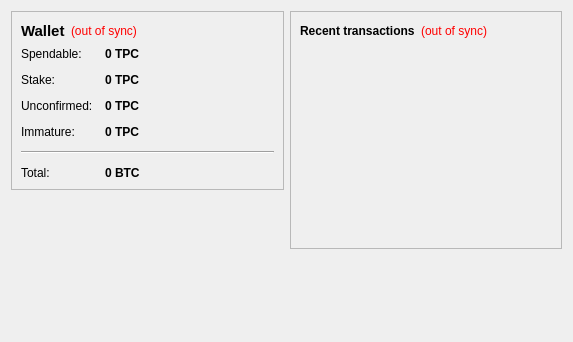
<?xml version="1.0" encoding="UTF-8"?>
<ui version="4.0">
 <class>OverviewPage</class>
 <widget class="QWidget" name="OverviewPage">
  <property name="geometry">
   <rect>
    <x>0</x>
    <y>0</y>
    <width>573</width>
    <height>342</height>
   </rect>
  </property>
  <property name="windowTitle">
   <string>Form</string>
  </property>
  <layout class="QHBoxLayout" name="horizontalLayout" stretch="1,1">
   <item>
    <layout class="QVBoxLayout" name="verticalLayout_2">
     <item>
      <widget class="QFrame" name="frame">
       <property name="frameShape">
        <enum>QFrame::StyledPanel</enum>
       </property>
       <property name="frameShadow">
        <enum>QFrame::Raised</enum>
       </property>
       <layout class="QVBoxLayout" name="verticalLayout_4">
        <item>
         <layout class="QHBoxLayout" name="horizontalLayout_4">
          <item>
           <widget class="QLabel" name="label_5">
            <property name="font">
             <font>
              <pointsize>11</pointsize>
              <weight>75</weight>
              <bold>true</bold>
             </font>
            </property>
            <property name="text">
             <string>Wallet</string>
            </property>
           </widget>
          </item>
          <item>
           <widget class="QLabel" name="labelWalletStatus">
            <property name="toolTip">
             <string>The displayed information may be out of date. Your wallet automatically synchronizes with the TPCash network after a connection is established, but this process has not completed yet.</string>
            </property>
            <property name="styleSheet">
             <string notr="true">QLabel { color: red; }</string>
            </property>
            <property name="text">
             <string notr="true">(out of sync)</string>
            </property>
            <property name="alignment">
             <set>Qt::AlignLeading|Qt::AlignLeft|Qt::AlignVCenter</set>
            </property>
           </widget>
          </item>
          <item>
           <spacer name="horizontalSpacer_2">
            <property name="orientation">
             <enum>Qt::Horizontal</enum>
            </property>
            <property name="sizeHint" stdset="0">
             <size>
              <width>40</width>
              <height>20</height>
             </size>
            </property>
           </spacer>
          </item>
         </layout>
        </item>
        <item>
         <layout class="QFormLayout" name="formLayout_2">
          <property name="fieldGrowthPolicy">
           <enum>QFormLayout::AllNonFixedFieldsGrow</enum>
          </property>
          <property name="horizontalSpacing">
           <number>12</number>
          </property>
          <property name="verticalSpacing">
           <number>12</number>
          </property>
          <item row="0" column="0">
           <widget class="QLabel" name="label">
            <property name="text">
             <string>Spendable:</string>
            </property>
           </widget>
          </item>
          <item row="0" column="1">
           <widget class="QLabel" name="labelBalance">
            <property name="font">
             <font>
              <weight>75</weight>
              <bold>true</bold>
             </font>
            </property>
            <property name="cursor">
             <cursorShape>IBeamCursor</cursorShape>
            </property>
            <property name="toolTip">
             <string>Your current spendable balance</string>
            </property>
            <property name="text">
             <string notr="true">0 TPC</string>
            </property>
            <property name="textInteractionFlags">
             <set>Qt::LinksAccessibleByMouse|Qt::TextSelectableByKeyboard|Qt::TextSelectableByMouse</set>
            </property>
           </widget>
          </item>
          <item row="1" column="0">
           <widget class="QLabel" name="label_6">
            <property name="text">
             <string>Stake:</string>
            </property>
           </widget>
          </item>
          <item row="1" column="1">
           <widget class="QLabel" name="labelStake">
            <property name="font">
             <font>
              <weight>75</weight>
              <bold>true</bold>
             </font>
            </property>
            <property name="cursor">
             <cursorShape>IBeamCursor</cursorShape>
            </property>
            <property name="toolTip">
             <string>Total of coins that was staked, and do not yet count toward the current balance</string>
            </property>
            <property name="text">
             <string notr="true">0 TPC</string>
            </property>
            <property name="textInteractionFlags">
             <set>Qt::LinksAccessibleByMouse|Qt::TextSelectableByKeyboard|Qt::TextSelectableByMouse</set>
            </property>
           </widget>
          </item>
          <item row="2" column="0">
           <widget class="QLabel" name="label_3">
            <property name="text">
             <string>Unconfirmed:</string>
            </property>
           </widget>
          </item>
          <item row="2" column="1">
           <widget class="QLabel" name="labelUnconfirmed">
            <property name="font">
             <font>
              <weight>75</weight>
              <bold>true</bold>
             </font>
            </property>
            <property name="cursor">
             <cursorShape>IBeamCursor</cursorShape>
            </property>
            <property name="toolTip">
             <string>Total of transactions that have yet to be confirmed, and do not yet count toward the current balance</string>
            </property>
            <property name="text">
             <string notr="true">0 TPC</string>
            </property>
            <property name="textInteractionFlags">
             <set>Qt::LinksAccessibleByMouse|Qt::TextSelectableByKeyboard|Qt::TextSelectableByMouse</set>
            </property>
           </widget>
          </item>
          <item row="3" column="0">
           <widget class="QLabel" name="labelImmatureText">
            <property name="text">
             <string>Immature:</string>
            </property>
           </widget>
          </item>
          <item row="3" column="1">
           <widget class="QLabel" name="labelImmature">
            <property name="font">
             <font>
              <weight>75</weight>
              <bold>true</bold>
             </font>
            </property>
            <property name="toolTip">
             <string>Mined balance that has not yet matured</string>
            </property>
            <property name="text">
             <string notr="true">0 TPC</string>
            </property>
            <property name="textInteractionFlags">
             <set>Qt::LinksAccessibleByMouse|Qt::TextSelectableByKeyboard|Qt::TextSelectableByMouse</set>
            </property>
           </widget>
          </item>
          <item row="4" column="0" colspan="2">
           <widget class="Line" name="line">
            <property name="orientation">
             <enum>Qt::Horizontal</enum>
            </property>
           </widget>
          </item>
          <item row="5" column="0">
           <widget class="QLabel" name="labelTotalText">
            <property name="text">
             <string>Total:</string>
            </property>
           </widget>
          </item>
          <item row="5" column="1">
           <widget class="QLabel" name="labelTotal">
            <property name="font">
             <font>
              <weight>75</weight>
              <bold>true</bold>
             </font>
            </property>
            <property name="cursor">
             <cursorShape>IBeamCursor</cursorShape>
            </property>
            <property name="toolTip">
             <string>Your current total balance</string>
            </property>
            <property name="text">
             <string notr="true">0 BTC</string>
            </property>
            <property name="textInteractionFlags">
             <set>Qt::LinksAccessibleByMouse|Qt::TextSelectableByKeyboard|Qt::TextSelectableByMouse</set>
            </property>
           </widget>
          </item>
         </layout>
        </item>
       </layout>
      </widget>
     </item>
     <item>
      <spacer name="verticalSpacer">
       <property name="orientation">
        <enum>Qt::Vertical</enum>
       </property>
       <property name="sizeHint" stdset="0">
        <size>
         <width>20</width>
         <height>40</height>
        </size>
       </property>
      </spacer>
     </item>
    </layout>
   </item>
   <item>
    <layout class="QVBoxLayout" name="verticalLayout_3">
     <item>
      <widget class="QFrame" name="frame_2">
       <property name="frameShape">
        <enum>QFrame::StyledPanel</enum>
       </property>
       <property name="frameShadow">
        <enum>QFrame::Raised</enum>
       </property>
       <layout class="QVBoxLayout" name="verticalLayout">
        <item>
         <layout class="QHBoxLayout" name="horizontalLayout_2">
          <item>
           <widget class="QLabel" name="label_4">
            <property name="text">
             <string>&lt;b&gt;Recent transactions&lt;/b&gt;</string>
            </property>
           </widget>
          </item>
          <item>
           <widget class="QLabel" name="labelTransactionsStatus">
            <property name="toolTip">
             <string>The displayed information may be out of date. Your wallet automatically synchronizes with the TPCash network after a connection is established, but this process has not completed yet.</string>
            </property>
            <property name="styleSheet">
             <string notr="true">QLabel { color: red; }</string>
            </property>
            <property name="text">
             <string notr="true">(out of sync)</string>
            </property>
            <property name="alignment">
             <set>Qt::AlignRight|Qt::AlignTrailing|Qt::AlignVCenter</set>
            </property>
           </widget>
          </item>
          <item>
           <spacer name="horizontalSpacer">
            <property name="orientation">
             <enum>Qt::Horizontal</enum>
            </property>
            <property name="sizeHint" stdset="0">
             <size>
              <width>40</width>
              <height>20</height>
             </size>
            </property>
           </spacer>
          </item>
         </layout>
        </item>
        <item>
         <widget class="QListView" name="listTransactions">
          <property name="styleSheet">
           <string notr="true">QListView { background: transparent; }</string>
          </property>
          <property name="frameShape">
           <enum>QFrame::NoFrame</enum>
          </property>
          <property name="verticalScrollBarPolicy">
           <enum>Qt::ScrollBarAlwaysOff</enum>
          </property>
          <property name="horizontalScrollBarPolicy">
           <enum>Qt::ScrollBarAlwaysOff</enum>
          </property>
          <property name="selectionMode">
           <enum>QAbstractItemView::NoSelection</enum>
          </property>
         </widget>
        </item>
       </layout>
      </widget>
     </item>
     <item>
      <spacer name="verticalSpacer_2">
       <property name="orientation">
        <enum>Qt::Vertical</enum>
       </property>
       <property name="sizeHint" stdset="0">
        <size>
         <width>20</width>
         <height>40</height>
        </size>
       </property>
      </spacer>
     </item>
    </layout>
   </item>
  </layout>
 </widget>
 <resources/>
 <connections/>
</ui>
